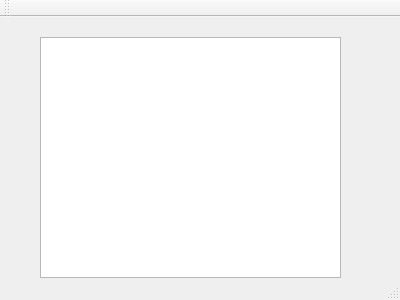
<?xml version="1.0" encoding="UTF-8"?>
<ui version="4.0">
 <class>MainWindow</class>
 <widget class="QMainWindow" name="MainWindow">
  <property name="geometry">
   <rect>
    <x>0</x>
    <y>0</y>
    <width>400</width>
    <height>300</height>
   </rect>
  </property>
  <property name="windowTitle">
   <string>MainWindow</string>
  </property>
  <widget class="QWidget" name="centralWidget">
   <widget class="QTextEdit" name="textEdit">
    <property name="geometry">
     <rect>
      <x>40</x>
      <y>20</y>
      <width>301</width>
      <height>241</height>
     </rect>
    </property>
    <property name="font">
     <font>
      <weight>50</weight>
      <bold>false</bold>
     </font>
    </property>
   </widget>
  </widget>
  <widget class="QMenuBar" name="menuBar">
   <property name="geometry">
    <rect>
     <x>0</x>
     <y>0</y>
     <width>400</width>
     <height>25</height>
    </rect>
   </property>
  </widget>
  <widget class="QToolBar" name="mainToolBar">
   <attribute name="toolBarArea">
    <enum>TopToolBarArea</enum>
   </attribute>
   <attribute name="toolBarBreak">
    <bool>false</bool>
   </attribute>
  </widget>
  <widget class="QStatusBar" name="statusBar"/>
 </widget>
 <layoutdefault spacing="6" margin="11"/>
 <resources/>
 <connections/>
</ui>
